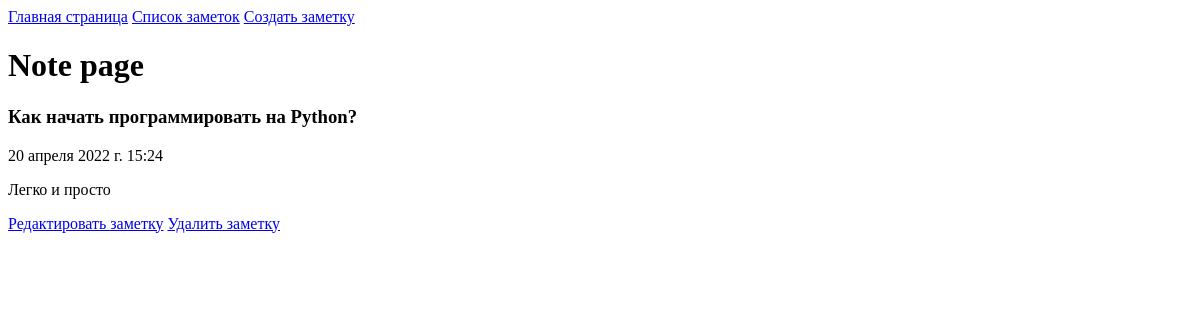
Before: /note/kak-nachat-programmirovat-na-python/ with the older database file.
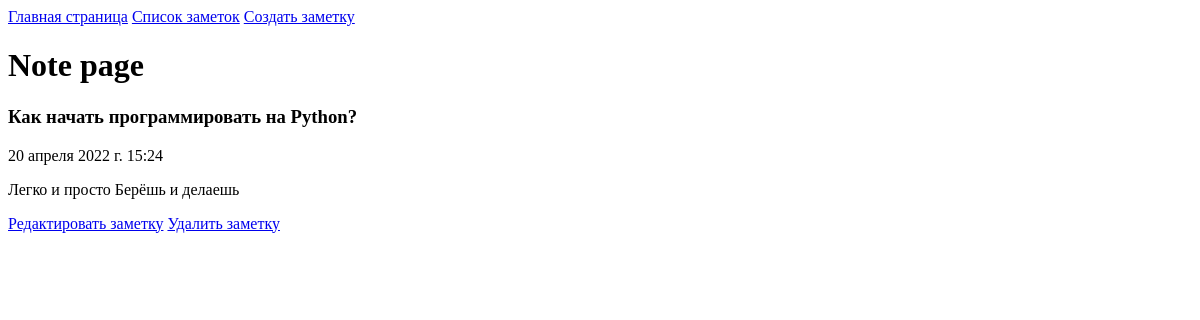
After: the same page with the newer database file.
### app/models.py (models this page shows, shortened)
class Note(models.Model):
    name = models.CharField(verbose_name="Наименование заметки",
                            max_length=128,
                            null=False)
    text = models.TextField(verbose_name="Текст заметки",
                            null=False)
    date_published = models.DateTimeField(verbose_name="Дата публикации",
                                          default=timezone.now,
                                          null=False)
    slug = models.SlugField(verbose_name="Уникальная ссылка",
                            max_length=148,
                            unique=True)
    class Meta:
        verbose_name = "Заметка"
        verbose_name_plural = "Список заметок"

### app/views.py (the view)
# urls.py: path('note/<slug:note_slug>/', views.note, name='note'),
def note(request, note_slug):
    context = {}
    note_object = get_object_or_404(Note, slug=note_slug)
    context['name'] = note_object.name
    context['text'] = note_object.text
    context['date'] = note_object.date_published
    context['link_update'] = "/note/" + str(note_slug) + "/update/"
    context['link_delete'] = "/note/" + str(note_slug) + "/delete/"
    return render(request, "note.html", context=context)

### templates/note.html (shortened to what this page needs)
{% extends "base.html" %}
{% load static %}
{% block content %}
  <h1>Note page</h1>
  <h3>{{ name }}</h3>
  <p>{{ date }}</p>
  <p>{{ text }}</p>
  <div>
    <a href="{{ link_update }}">Редактировать заметку</a>
    <a href="{{ link_delete }}">Удалить заметку</a>
  </div>
{% endblock %}

Changed rows visible on the page:
changed Note "Как начать программировать на Python?": text "Легко и просто" → "Легко и просто Берёшь и делаешь"
